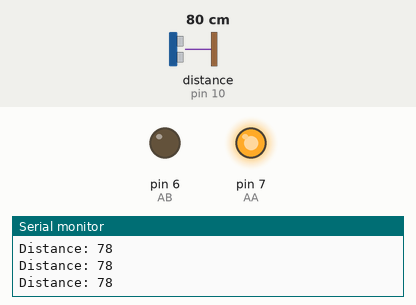
Recording of a sketch running on a simulated Arduino Uno, built with avr-gcc and run on an emulated ATmega328P. Parts: output pins drawn as LEDs (lit = HIGH), the last lines printed to the serial monitor. Wiring (inferred from the names in the program): ultrasonic range finder: trigger pin 9; echo pin 10. The test bench sets the inputs (shaded band); at power-on: distance to the obstacle (sensor on pin 10) 80 cm. The echo pulse lasts 58.3 µs per cm; pins used as bus, display or sensor lines are not drawn.

Above: at 1.2 s.
1.3 s: distance to the obstacle (sensor on pin 10) set to 19 cm
2.8 s: distance to the obstacle (sensor on pin 10) set to 15 cm
At 3.3 s:
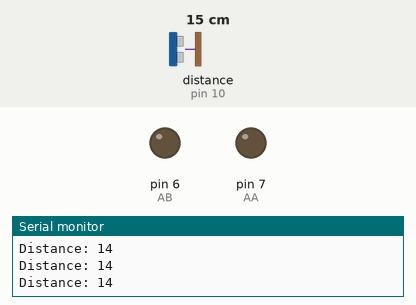
4.3 s: distance to the obstacle (sensor on pin 10) set to 18 cm
At 5.1 s:
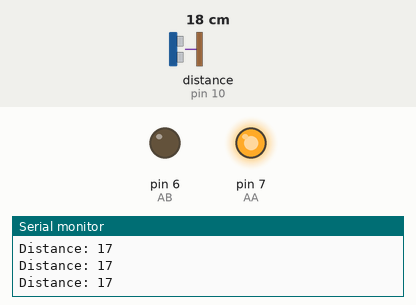
5.8 s: distance to the obstacle (sensor on pin 10) set to 2 cm
At 6.1 s:
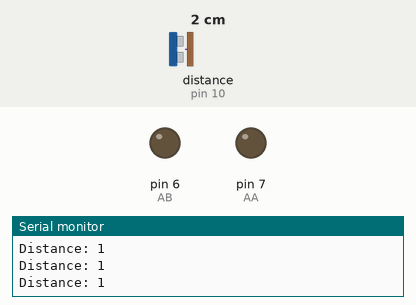
Timing chart, 0 to 8.3 s (numbered marks = the images above; inputs shaded):
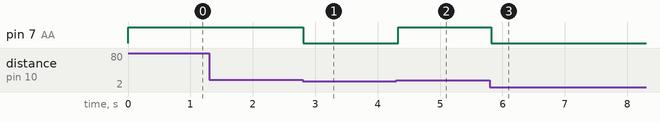

The sketch:

motor_distance.ino
```cpp
const int trigPin = 9;
const int echoPin = 10;

int AA = 7;   // 방향 제어
int AB = 6;   // 속도 제어(PWM)

long duration;
int distance;
int speedValue;

void setup() {
  pinMode(trigPin, OUTPUT);
  pinMode(echoPin, INPUT);
  pinMode(AA, OUTPUT);
  pinMode(AB, OUTPUT);

  Serial.begin(9600);
}

void loop() {
  // 초음파 트리거
  digitalWrite(trigPin, LOW);
  delayMicroseconds(2);
  digitalWrite(trigPin, HIGH);
  delayMicroseconds(10);
  digitalWrite(trigPin, LOW);

  duration = pulseIn(echoPin, HIGH);
  distance = duration * 0.034 / 2;

  // 거리 → 속도 변환
  if (distance >= 25) {
    speedValue = 255; // 최대 속도
  }
  else if (distance >= 15) {
    speedValue = map(distance, 15, 25, 100, 255);
  }
  else {
    speedValue = 0;   // 너무 가까우면 정지
  }

  // 모터 구동
  analogWrite(AA, speedValue);        // 방향 고정
  digitalWrite(AB, LOW);  // 속도 조절

  Serial.print("Distance: ");
  Serial.println(distance);

  delay(30);
}
```

Measured:
- the behaviour switches between 18 and 17 cm on distance to the obstacle (sensor on pin 10) (found by bisection; images 0 and 1)
- after the input at 2.8 s, pin 7 (AA): HIGH → LOW at once
- after the input at 4.3 s, pin 7 (AA): LOW → HIGH at once
- after the input at 5.8 s, pin 7 (AA): HIGH → LOW at once
